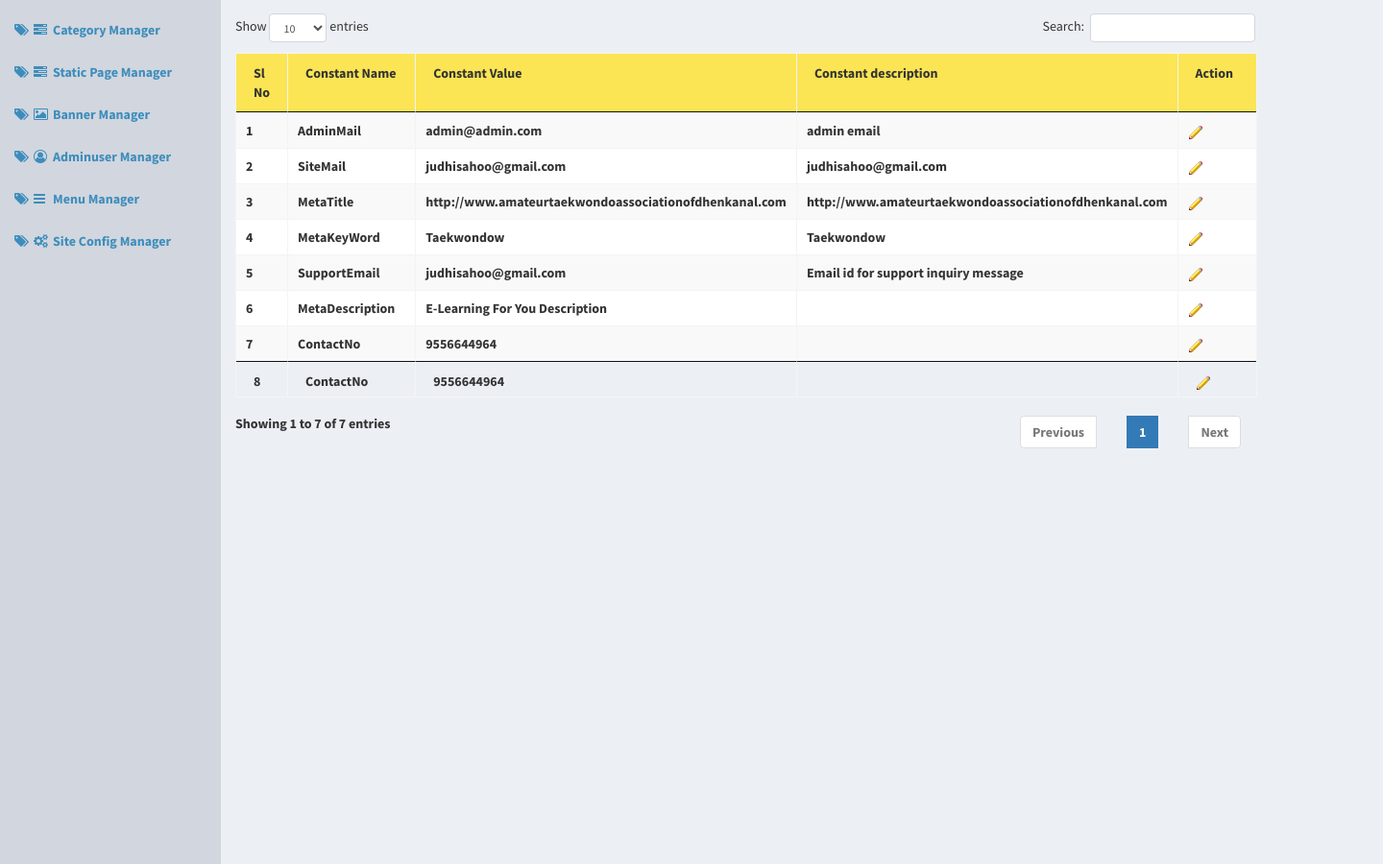
The page /index.php/webadmin/site_config (middle part) on the database as committed earlier.
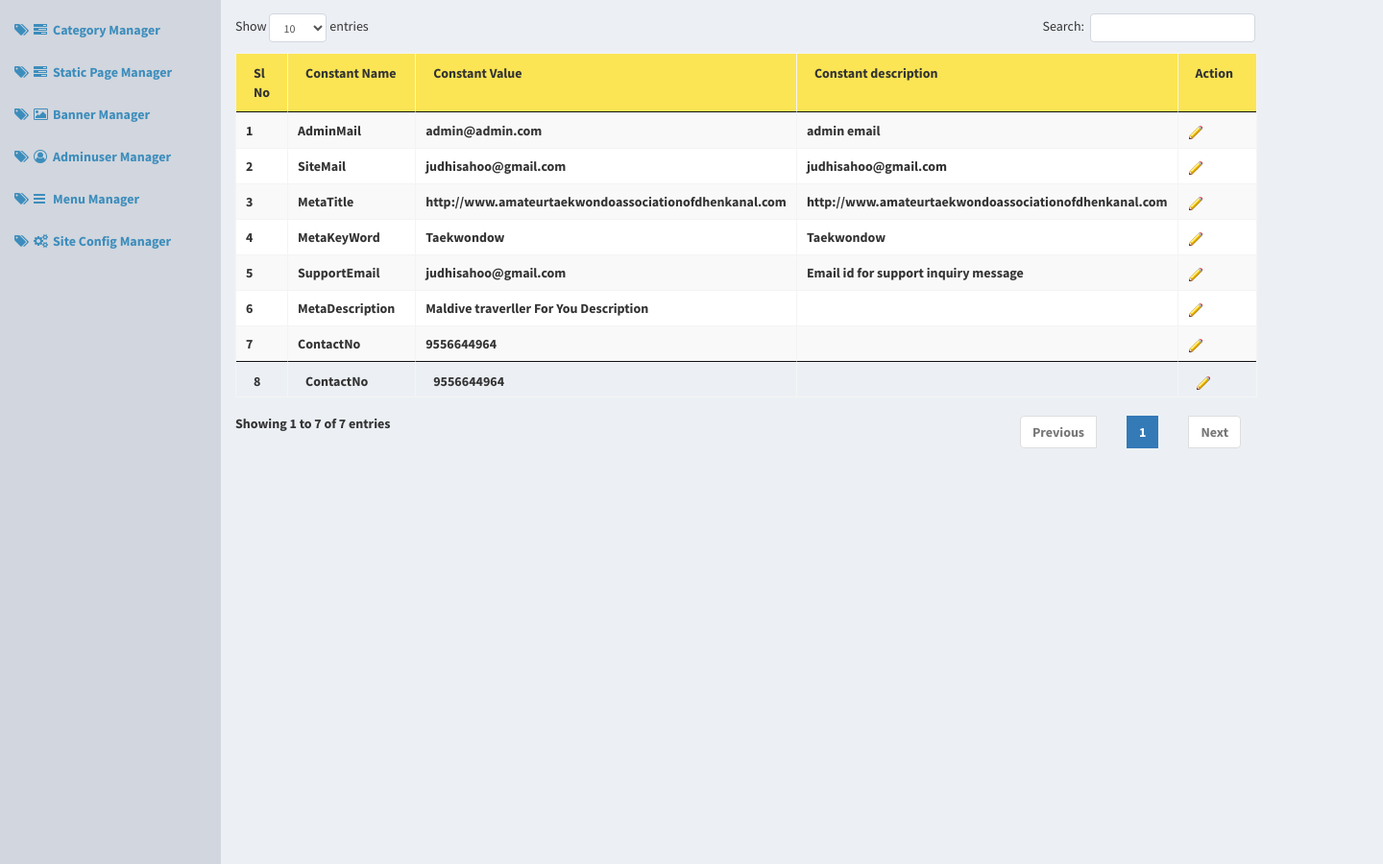
The same page on the database as committed later.
### tables this page shows
CREATE TABLE IF NOT EXISTS `system_constants` (
  `constantId` int(11) NOT NULL AUTO_INCREMENT,
  `constantName` varchar(200) NOT NULL DEFAULT '',
  `constantValue` varchar(200) NOT NULL DEFAULT '',
  `description` varchar(240) DEFAULT NULL,
  PRIMARY KEY (`constantId`),
  UNIQUE KEY `ConstantName` (`constantName`)
);

### application/controllers/webadmin/Site_config.php (called while the page is built, shortened)
<?php
class Site_config extends MY_Controller {
    public function __construct() {
        $this->load->model('Siteconfig_model');
    }
    public function index() {
        $this->viewlist();
    }
    function viewlist(){
        $data = $this->_show_admin_logedin_layout();
        $data['pageTitle']="Site Config Manager";
        $data['pageSubtitle']="Site Config List";
        $data['contName']="site_config";
        $data['contAction']="viewlist";
        $data['contNameLabel']="Site Config Manager";
        $data['page_heading_start'] = $this->load->view('webadmin/page_heading_start', $data, TRUE);
        $data['SiteConfigDataArr'] = $this->Siteconfig_model->get_all();
        $this->load->view('webadmin/site_config', $data);
    }
}
?>

### index.php (called while the page is built, shortened)
<?php
require_once BASEPATH.'core/CodeIgniter.php';

### application/models/Siteconfig_model.php (called while the page is built, shortened)
<?php
class Siteconfig_model extends CI_Model {
	public $_table='system_constants';
	function get_all(){
		$this->db->select('*')->from($this->_table);
		$query=$this->db->get();
		return $query->result();
	}
}
?>

### application/views/webadmin/site_config.php (the view, shortened to what this page needs)
<?php echo $html_head.$body_start.$header.$left_menu.$page_heading_start;?>
<table cellspacing=5 cellpadding=5 width=90% border=0 >
  <tr>
    <td style="padding-left:50px;">&nbsp;</td>
  </tr>
  <tr>
  <td valign="top">
<table width="100%" border="0" cellspacing="0" cellpadding="0">
  <tr>
    <td>
        <table width="90%" border="0" align="center" cellpadding="0" cellspacing="0" id="ListBox" class="table table-bordered table-striped">
            <thead>
  <tr class="ListHeadingLable" bgcolor="#FBE554" height="25px;">
    <td width="5%">Sl No </td>
    <td width="35%">Constant Name </td>
    <td width="20%">Constant Value</td>
	<td width="20%">Constant description</td>
    <td width="20%">Action</td>
  </tr>
  </thead>
  <tbody>
  <?php $val=0;
  foreach($SiteConfigDataArr as $InerArr){?>
  <tr class="ListTestLable">
    <td><?php echo $val+1;?></td>
    <td><?php echo $InerArr->constantName;?></td>
    <td><?php echo $InerArr->constantValue;?></td>
    <td><?php echo $InerArr->description;?></td>
    <td><a href="javascript:void(0);" onclick="javascript:ShowEditBox('<?php echo $InerArr->constantId?>')"><img src="<?php echo SiteImagesURL.'webadmin/';?>edit.png" width="15" height="15" title="Edit"/></a></td>
  </tr>
  <?php $val++;}?>
  </tbody>
  <tfoot>
      <tr class="ListTestLable">
    <td><?php echo $val+1;?></td>
    <td><?php echo $InerArr->constantName;?></td>
    <td><?php echo $InerArr->constantValue;?></td>
    <td><?php echo $InerArr->description;?></td>
    <td><a href="javascript:void(0);" onclick="javascript:ShowEditBox('<?php echo $InerArr->constantId?>')"><img src="<?php echo SiteImagesURL.'webadmin/';?>edit.png" width="15" height="15" title="Edit"/></a></td>
  </tr>
  </tfoot>
</table></td>
  </tr>
</table></td>
  </tr>
</table>
<?php echo $page_heading_end.$footer;?>

Rows that differ between the two databases and show on the page:
changed system_constants "MetaDescription": constantValue "E-Learning For You Description" → "Maldive traverller For You Description"
